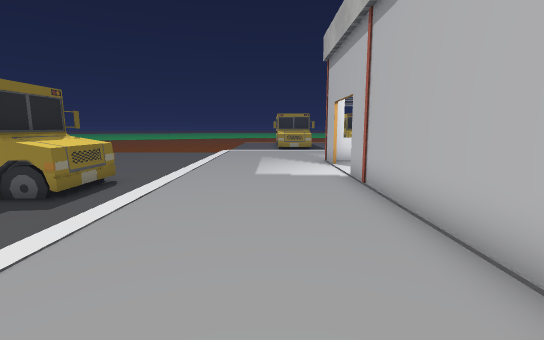
View 1 (above)

24 first-person views from a walk through a scene from a Unity 3-D project. The camera is 1.4 m above the floor, tilts 8° down and sees 85° across. The floor is counted in squares, 1 m on a side. Each view is taken from the middle of a square. On the plan, view 1 faces up. The plan holds only what a view shows up to about 14 squares ahead; the rest is blank. The place goes on beyond the plan. The player character is not drawn. Door leaves are left out, so doorways stand open. Some surface patterns are stand-ins.

View 2
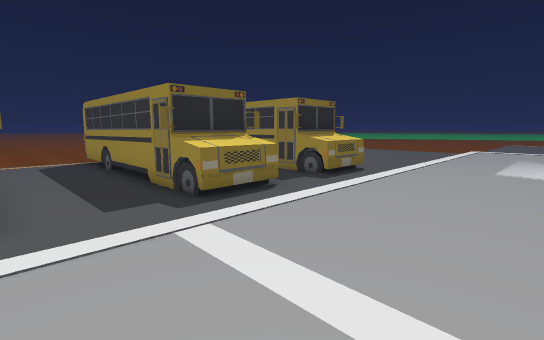

View 3
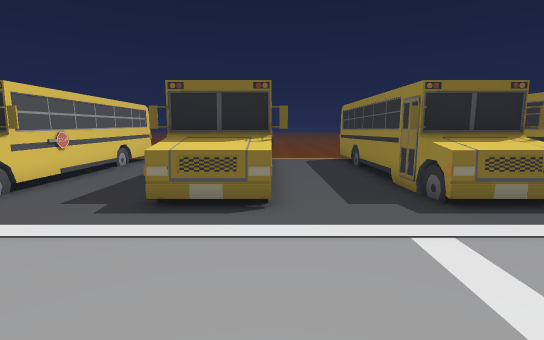

View 4
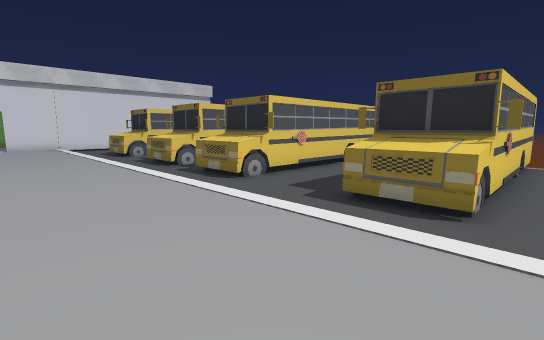

View 5
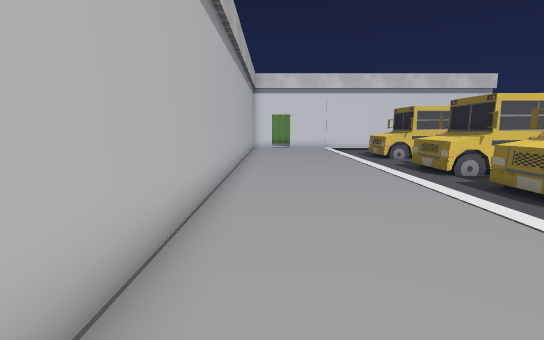

View 6
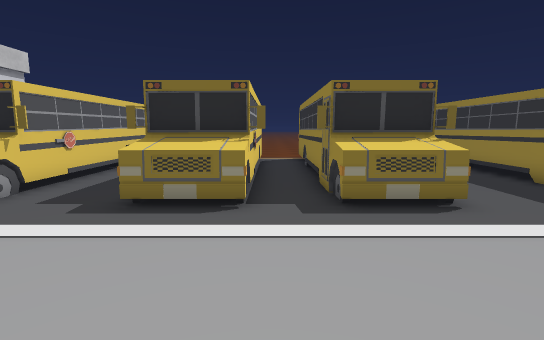

View 7
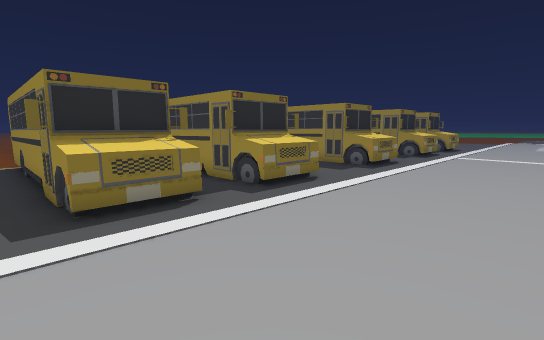

View 8
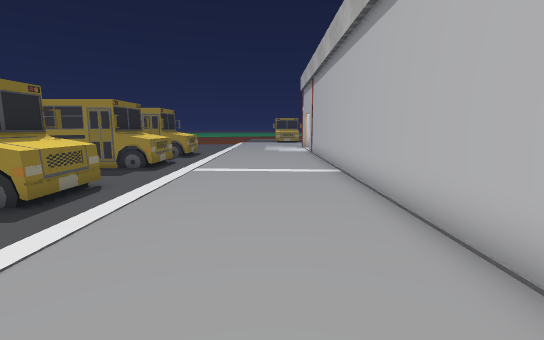

View 9
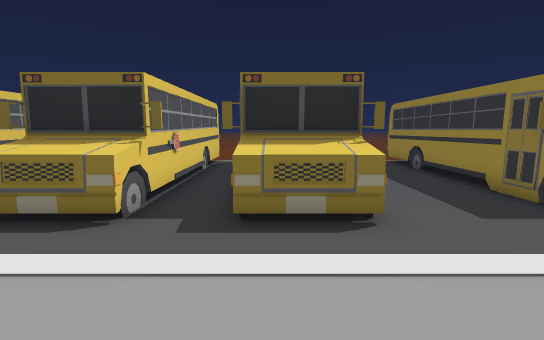

View 10
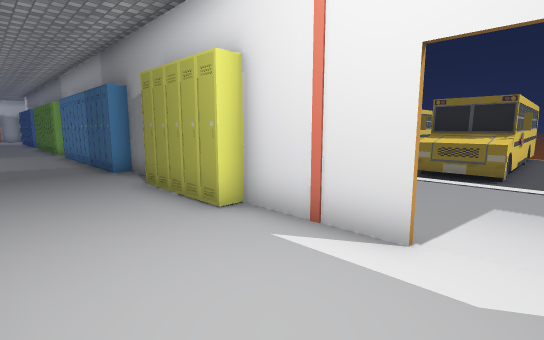

View 11
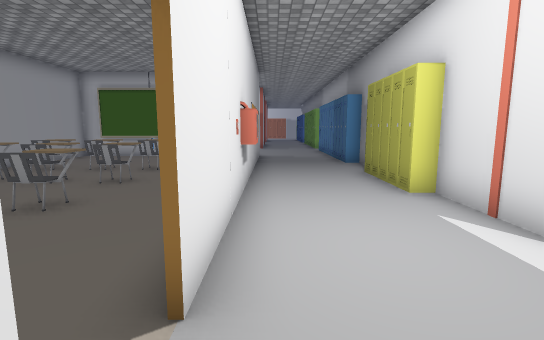

View 12
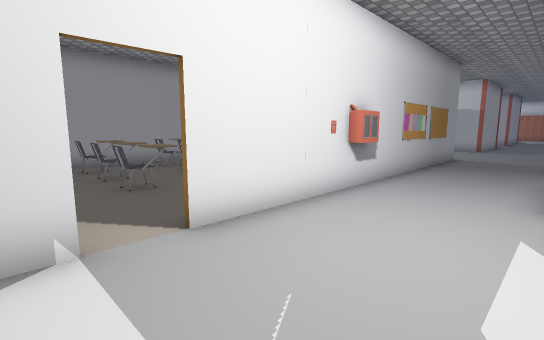

View 13
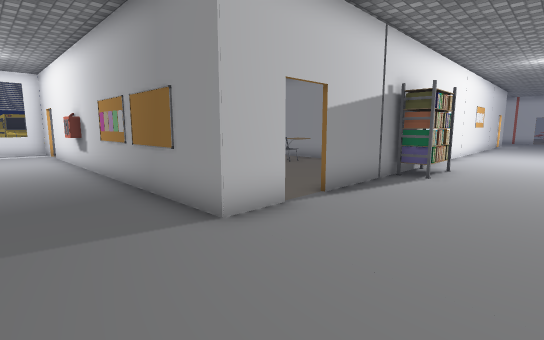

View 14
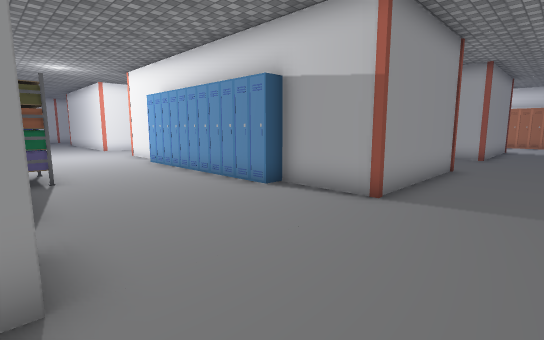

View 15
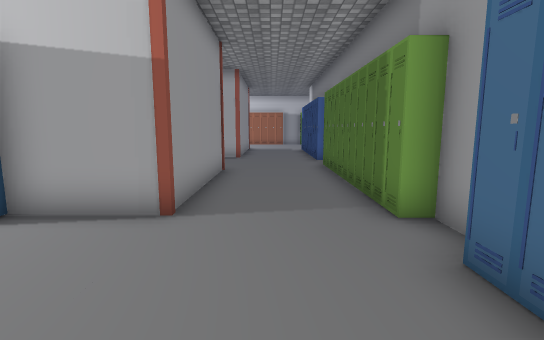

View 16
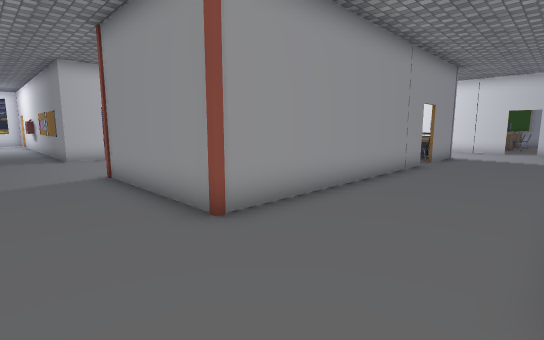

View 17
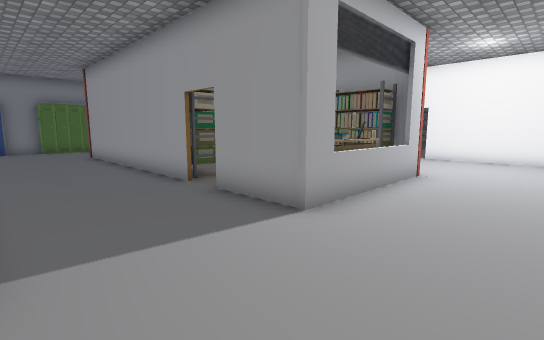

View 18
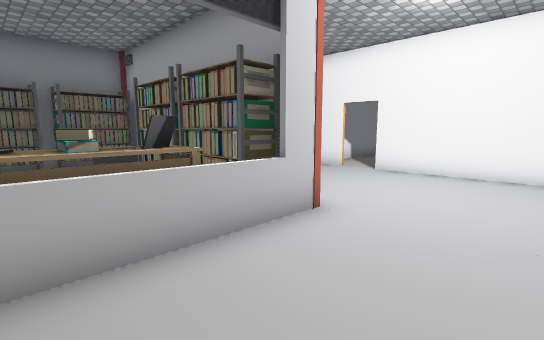

View 19
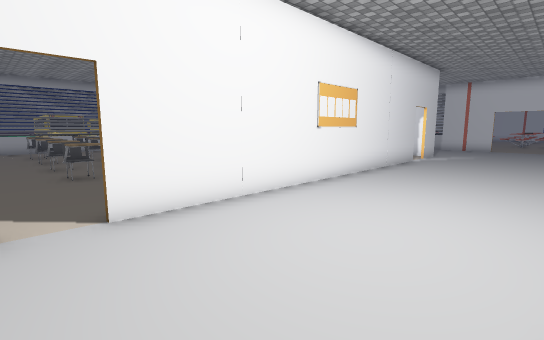

View 20
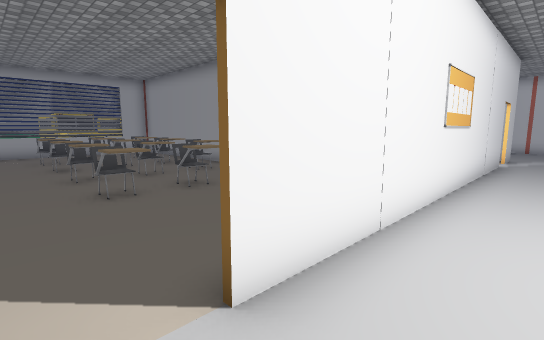

View 21
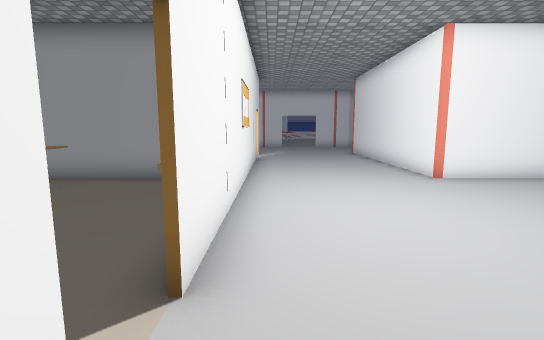

View 22
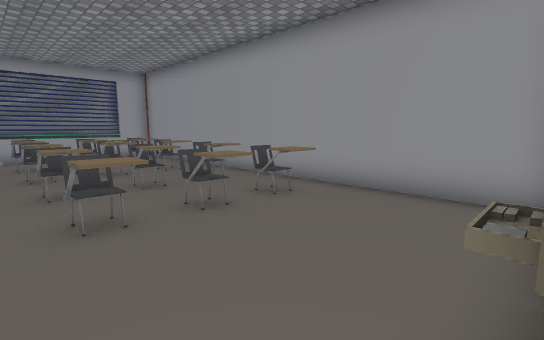

View 23
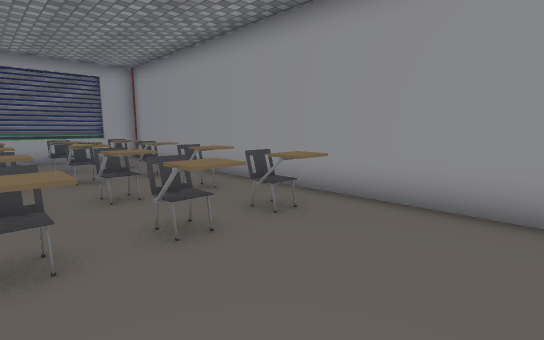

View 24
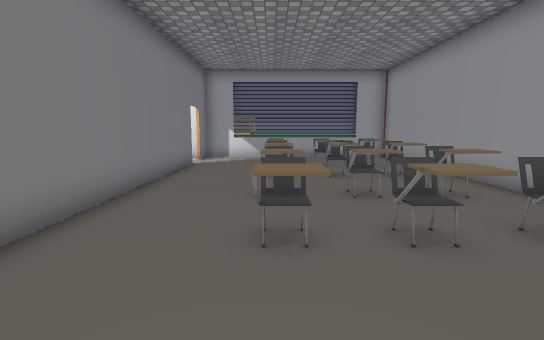

### Floor plan
Key: @ floor where view 1 was taken; # wall or solid block; x gap in a wall; . main floor; - floor 0.25 m lower than the main floor; / step, stairs or slope; D open door; = window, fence, low wall or low ledge; v drop or lower ground; B bus; P pillar; L locker; C chair; R rack; A laptop; K books; O other object.
Columns run from 10 left of view 1 to 34 right of it. Each row starts with its distance up from view 1.
 12     ---/....#. ..#...    .#
 11     ---/....D.............O ...
 10     ---/....D....x..C.C.C.O .C.OOO
  9 BBBBBB-/....D....#..C.OCC.O .COOOO
  8     BB-/....#....#........  ...O..#
  7     BB-/....P....#..C.C.C.  .C.OCC#
  6  BBBBB-/....#L...#..C.OCC.#..C.O.C#
  5     ---/....#L..O#..C.C.C.  .C.CCC
  4     BB-/....#L...#..C.OCO.  .CCCCC
  3     BB-/....#L...#..C..CC.#....CC
  2 BBBBBB-/....#....#..C.CCC.#..C.COO#
  1 ----B--/....#....#..C.vCC.#..CCCOO#
  0 -------/..@.#L...#........#.......#
 -1 -------/....#L...# .......#.......#
 -2 BBBBBB-/....#L...# .......#...... #
 -3     BB-/....#L...##.#######x.############.##.
 -4 BBBBBB-/....#L.........RRR...................
 -5 ----B--/....#L...............................
 -6 -------/....#L...............................
 -7 -------/....#L...............................
 -8 BBBBBB-/....#......LLLLLLLL..............
 -9     BB-/....#L...P## P#   R#R#P...P######
-10     BB-/....#L...##  #R  RRRRR=...#
-11 BBBBBB-/....#L...#   #R     CA#...#
-12 ----B--/....#L...#   #R..    K#...#
-13 BBBBBB-/....#L...##   R.RRR  O#...
-14     BB-/....#L...P### #####xO##...
-15 BBBBBB-/....#L....................
-16 -------/....#.....................
-17  ------/....#L...................
-18 BBBBBB  ...  O...P.............. .

Positions as (right, up) in squares from view 1, and headings:
1: (0, 0), facing up
2: (1, -2), facing up-left
3: (1, -2), facing left
4: (1, -1), facing down-left
5: (1, -3), facing down
6: (1, -12), facing left
7: (1, -16), facing up-left
8: (0, -10), facing up
9: (0, -10), facing left
10: (6, 10), facing down-left
11: (6, 12), facing down
12: (3, 12), facing down-right
13: (4, -7), facing up-right
14: (4, -3), facing down-right
15: (5, -4), facing down
16: (4, -18), facing up-right
17: (23, -18), facing up-left
18: (23, -13), facing up-left
19: (17, -8), facing up-right
20: (17, -5), facing up-right
21: (16, -4), facing right
22: (9, -3), facing up-right
23: (10, -2), facing up-right
24: (10, -2), facing up
